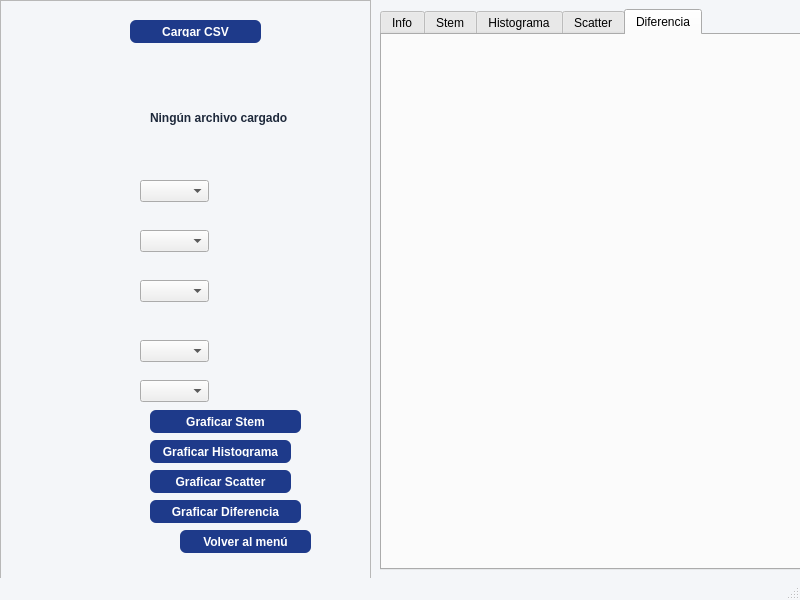
<?xml version="1.0" encoding="UTF-8"?>
<ui version="4.0">
 <class>MainWindow</class>
 <widget class="QMainWindow" name="MainWindow">
  <property name="geometry">
   <rect>
    <x>0</x>
    <y>0</y>
    <width>800</width>
    <height>600</height>
   </rect>
  </property>
  <property name="windowTitle">
   <string>MainWindow</string>
  </property>
  <property name="styleSheet">
   <string notr="true">QMainWindow { background-color: #F4F6F9; }
QPushButton { background-color: #1E3A8A; color: white; border-radius: 6px; padding: 6px 12px; font-weight: bold; }
QPushButton:hover { background-color: #2563EB; }
QLabel { color: #1E293B; font-weight: bold; }</string>
  </property>
  <widget class="QWidget" name="centralwidget">
   <widget class="QFrame" name="frame">
    <property name="geometry">
     <rect>
      <x>0</x>
      <y>0</y>
      <width>371</width>
      <height>581</height>
     </rect>
    </property>
    <property name="styleSheet">
     <string notr="true">QMainWindow { background-color: #F4F6F9; }
QPushButton { background-color: #1E3A8A; color: white; border-radius: 6px; padding: 6px 12px; font-weight: bold; }
QPushButton:hover { background-color: #2563EB; }
QLabel { color: #1E293B; font-weight: bold; }</string>
    </property>
    <property name="frameShape">
     <enum>QFrame::StyledPanel</enum>
    </property>
    <property name="frameShadow">
     <enum>QFrame::Raised</enum>
    </property>
    <widget class="QPushButton" name="btnCargarCSV">
     <property name="geometry">
      <rect>
       <x>130</x>
       <y>20</y>
       <width>131</width>
       <height>23</height>
      </rect>
     </property>
     <property name="text">
      <string>Cargar CSV</string>
     </property>
    </widget>
    <widget class="QLabel" name="labelArchivo">
     <property name="geometry">
      <rect>
       <x>150</x>
       <y>110</y>
       <width>141</width>
       <height>16</height>
      </rect>
     </property>
     <property name="text">
      <string>Ningún archivo cargado</string>
     </property>
    </widget>
    <widget class="QComboBox" name="comboCanal">
     <property name="geometry">
      <rect>
       <x>140</x>
       <y>180</y>
       <width>69</width>
       <height>22</height>
      </rect>
     </property>
    </widget>
    <widget class="QComboBox" name="comboX">
     <property name="geometry">
      <rect>
       <x>140</x>
       <y>230</y>
       <width>69</width>
       <height>22</height>
      </rect>
     </property>
    </widget>
    <widget class="QComboBox" name="comboY">
     <property name="geometry">
      <rect>
       <x>140</x>
       <y>280</y>
       <width>69</width>
       <height>22</height>
      </rect>
     </property>
    </widget>
    <widget class="QComboBox" name="comboCanalA">
     <property name="geometry">
      <rect>
       <x>140</x>
       <y>340</y>
       <width>69</width>
       <height>22</height>
      </rect>
     </property>
    </widget>
    <widget class="QComboBox" name="comboCanalB">
     <property name="geometry">
      <rect>
       <x>140</x>
       <y>380</y>
       <width>69</width>
       <height>22</height>
      </rect>
     </property>
    </widget>
    <widget class="QPushButton" name="btnGraficarStem">
     <property name="geometry">
      <rect>
       <x>150</x>
       <y>410</y>
       <width>151</width>
       <height>23</height>
      </rect>
     </property>
     <property name="text">
      <string>Graficar Stem</string>
     </property>
    </widget>
    <widget class="QPushButton" name="btnGraficarHist">
     <property name="geometry">
      <rect>
       <x>150</x>
       <y>440</y>
       <width>141</width>
       <height>23</height>
      </rect>
     </property>
     <property name="text">
      <string>Graficar Histograma</string>
     </property>
    </widget>
    <widget class="QPushButton" name="btnGraficarScatter">
     <property name="geometry">
      <rect>
       <x>150</x>
       <y>470</y>
       <width>141</width>
       <height>23</height>
      </rect>
     </property>
     <property name="text">
      <string>Graficar Scatter</string>
     </property>
    </widget>
    <widget class="QPushButton" name="btnGraficarDiferencia">
     <property name="geometry">
      <rect>
       <x>150</x>
       <y>500</y>
       <width>151</width>
       <height>23</height>
      </rect>
     </property>
     <property name="text">
      <string>Graficar Diferencia</string>
     </property>
    </widget>
    <widget class="QPushButton" name="btnVolverMenu">
     <property name="geometry">
      <rect>
       <x>180</x>
       <y>530</y>
       <width>131</width>
       <height>23</height>
      </rect>
     </property>
     <property name="text">
      <string>Volver al menú</string>
     </property>
    </widget>
   </widget>
   <widget class="QTabWidget" name="tabWidget">
    <property name="geometry">
     <rect>
      <x>380</x>
      <y>9</y>
      <width>421</width>
      <height>561</height>
     </rect>
    </property>
    <property name="styleSheet">
     <string notr="true">QMainWindow { background-color: #F4F6F9; }
QPushButton { background-color: #1E3A8A; color: white; border-radius: 6px; padding: 6px 12px; font-weight: bold; }
QPushButton:hover { background-color: #2563EB; }
QLabel { color: #1E293B; font-weight: bold; }</string>
    </property>
    <property name="currentIndex">
     <number>4</number>
    </property>
    <widget class="QWidget" name="tab">
     <attribute name="title">
      <string>Info</string>
     </attribute>
     <widget class="QPlainTextEdit" name="textInfo">
      <property name="geometry">
       <rect>
        <x>0</x>
        <y>0</y>
        <width>211</width>
        <height>161</height>
       </rect>
      </property>
     </widget>
     <widget class="QTableWidget" name="tableDescribe">
      <property name="geometry">
       <rect>
        <x>0</x>
        <y>170</y>
        <width>401</width>
        <height>351</height>
       </rect>
      </property>
     </widget>
    </widget>
    <widget class="QWidget" name="tab_3">
     <attribute name="title">
      <string>Stem</string>
     </attribute>
     <widget class="QWidget" name="widgetStem" native="true">
      <property name="geometry">
       <rect>
        <x>9</x>
        <y>19</y>
        <width>341</width>
        <height>481</height>
       </rect>
      </property>
     </widget>
    </widget>
    <widget class="QWidget" name="tab_4">
     <attribute name="title">
      <string>Histograma</string>
     </attribute>
     <widget class="QWidget" name="widgetHist" native="true">
      <property name="geometry">
       <rect>
        <x>20</x>
        <y>20</y>
        <width>311</width>
        <height>471</height>
       </rect>
      </property>
     </widget>
    </widget>
    <widget class="QWidget" name="tab_5">
     <attribute name="title">
      <string>Scatter</string>
     </attribute>
     <widget class="QWidget" name="widgetScatter" native="true">
      <property name="geometry">
       <rect>
        <x>10</x>
        <y>10</y>
        <width>311</width>
        <height>481</height>
       </rect>
      </property>
     </widget>
    </widget>
    <widget class="QWidget" name="tab_2">
     <attribute name="title">
      <string>Diferencia</string>
     </attribute>
     <widget class="QWidget" name="widgetDiferencia" native="true">
      <property name="geometry">
       <rect>
        <x>10</x>
        <y>10</y>
        <width>331</width>
        <height>491</height>
       </rect>
      </property>
     </widget>
    </widget>
   </widget>
  </widget>
  <widget class="QMenuBar" name="menubar">
   <property name="geometry">
    <rect>
     <x>0</x>
     <y>0</y>
     <width>800</width>
     <height>21</height>
    </rect>
   </property>
  </widget>
  <widget class="QStatusBar" name="statusbar"/>
 </widget>
 <resources/>
 <connections/>
</ui>
